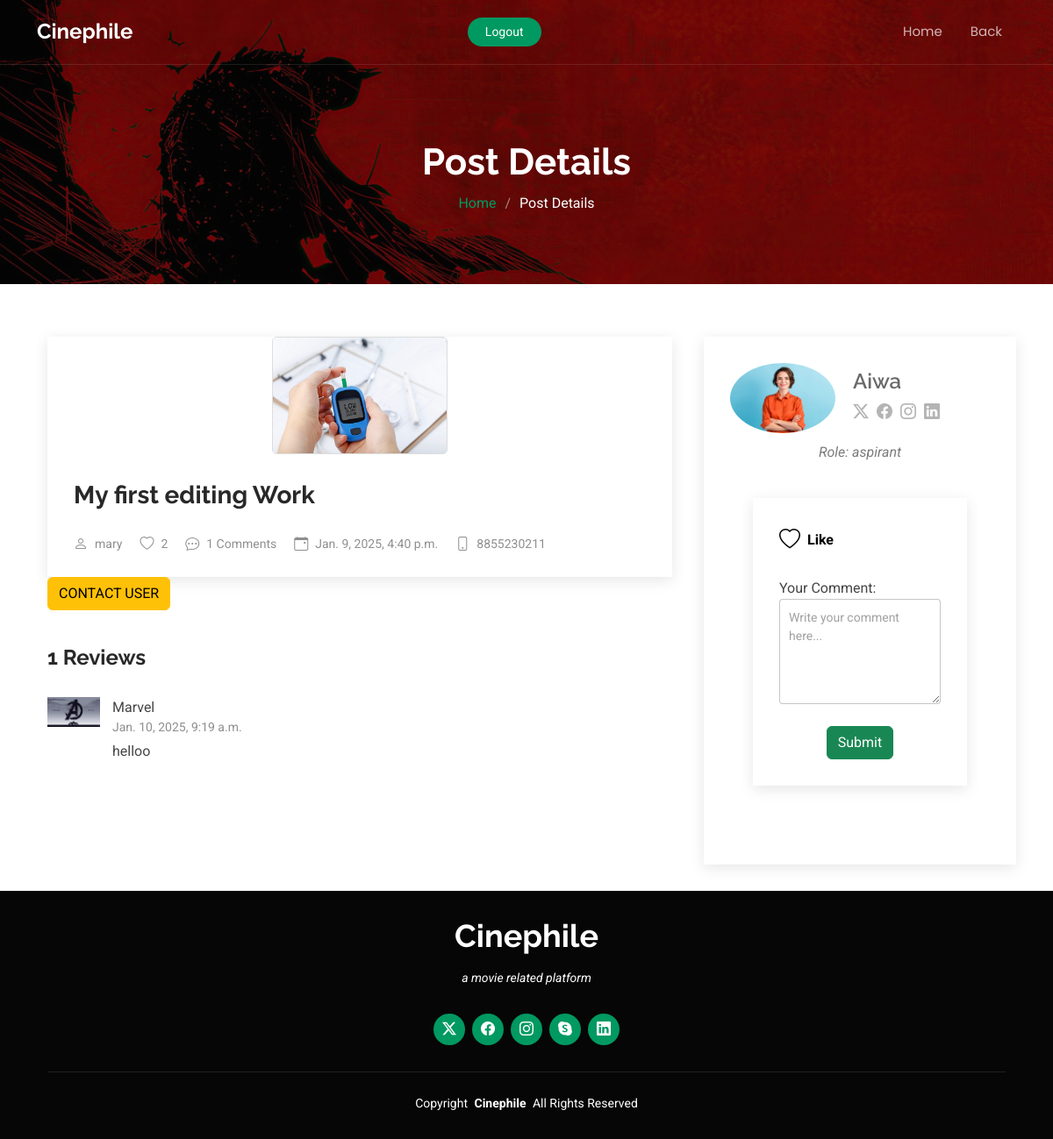
/agency_react/19 (signed in), run on an earlier commit of the app's database.
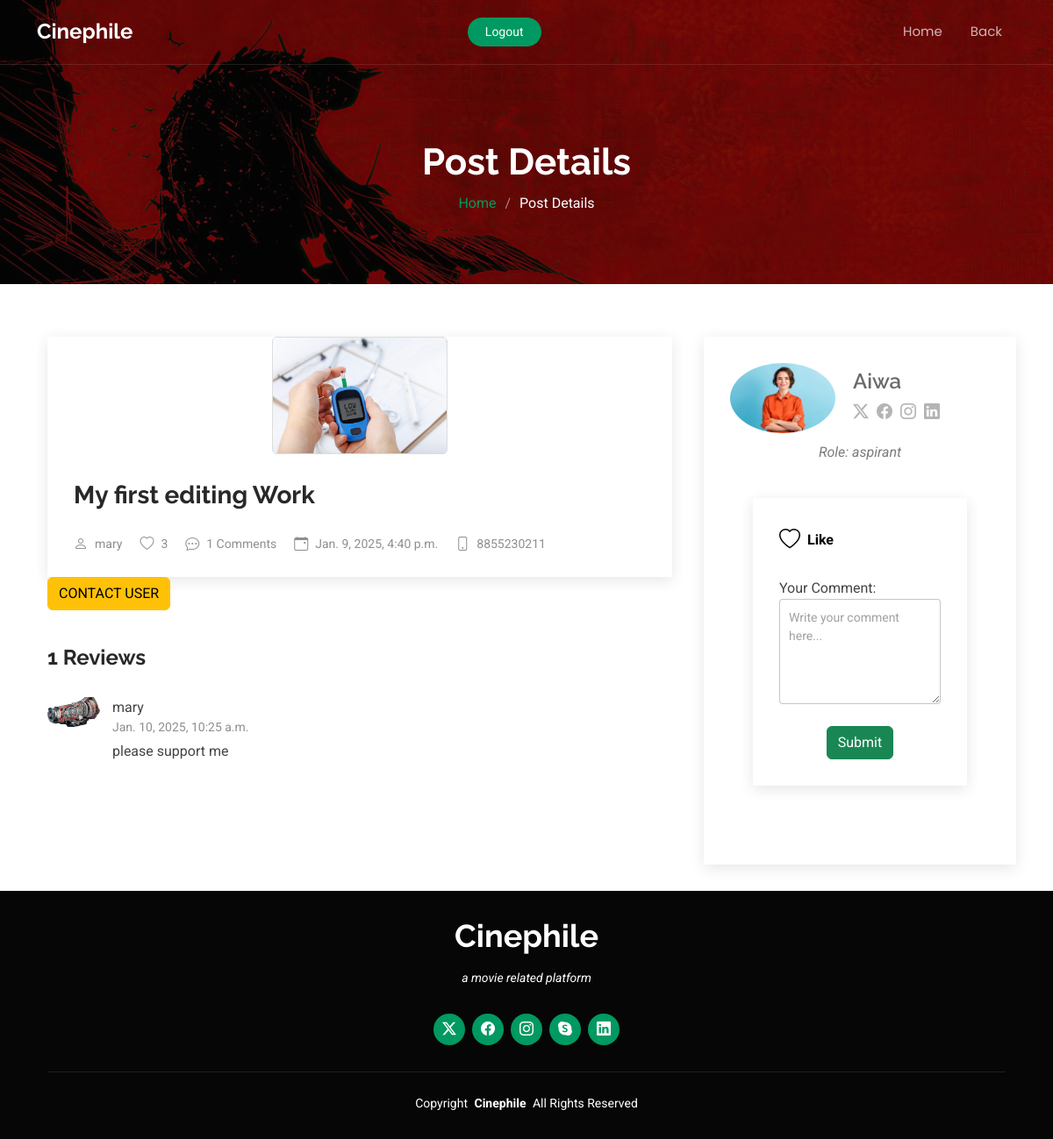
And on a later commit of the database.
### cinephile/models.py (models this page shows, shortened)
class Reactions(models.Model):
    post = models.ForeignKey(AspirantPosts, on_delete=models.CASCADE)
    user = models.ForeignKey(User, on_delete=models.CASCADE)
    like = models.BooleanField(default=False)
    comment = models.TextField(blank=True, null=True)
    is_commented = models.BooleanField(default=False)
    uploaded_at = models.DateTimeField(auto_now_add=True)

class User(AbstractUser):
    USER_ROLES = [
        ('critics', 'Critics'),
        ('aspirant', 'Aspirant'),
        ('agency', 'Agency'),
    ]
    mobile = models.CharField(max_length=15, blank=True, null=True)
    location = models.CharField(max_length=100, blank=True, null=True)
    role = models.CharField(max_length=10, choices=USER_ROLES, blank=True, null=True)
    image = models.ImageField(upload_to='profile_image/', blank=True, null=True)
    verification_status = models.BooleanField(default=False)

### cinephile/views.py (the view, shortened to what this page needs)
# urls.py: path('agency_react/<int:post_id>', views.agency_react, name='agency_react'),
@login_required
def agency_react(request, post_id):
    post = get_object_or_404(AspirantPosts, id=post_id)
    reactions = Reactions.objects.filter(post=post, is_commented=True)
    likes = Reactions.objects.filter(post=post, like=True).count()
    comments = Reactions.objects.filter(is_commented=True, post=post).count()
    self_reaction = Reactions.objects.filter(post=post, user=request.user).first()
    context = {'reactions': reactions, 'post': post, 'likes': likes, 'comments': comments, 'self_reaction': self_reaction}
    return render(request, 'agency_react.html', context)

### cinephile/models.py (called while the page is built)
    def get_file_type(self):
        extension = self.file.name.split('.')[-1].lower()
        if extension in ['jpg', 'jpeg', 'png', 'gif']:
            return 'image'
        elif extension in ['mp4', 'avi', 'mov']:
            return 'video'
        elif extension in ['doc', 'docx', 'pdf', 'xlsx']:
            return 'document'
        return 'other'

### templates/agency_react.html (shortened to what the changed rows need)
{% load static %}
<!DOCTYPE html>
<html lang="en">
<head>
  <link href="{% static 'assets/vendor/bootstrap/css/bootstrap.min.css' %}" rel="stylesheet">
  <link href="{% static 'assets/vendor/bootstrap-icons/bootstrap-icons.css' %}" rel="stylesheet">
  <link href="{% static 'assets/vendor/aos/aos.css' %}" rel="stylesheet">
  <link href="{% static 'assets/vendor/glightbox/css/glightbox.min.css' %}" rel="stylesheet">
  <link href="{% static 'assets/vendor/swiper/swiper-bundle.min.css' %}" rel="stylesheet">
  <link href="{% static 'assets/css/main.css' %}" rel="stylesheet">
</head>
<body class="blog-details-page">
  <header id="header" class="header d-flex align-items-center fixed-top">
    <div class="container position-relative d-flex align-items-center justify-content-between">
      <a href="" class="logo d-flex align-items-center me-auto me-xl-0">
        <h1 class="sitename">Cinephile</h1>
      </a>
    </div>
  </header>
  <main class="main">
    <div class="page-title dark-background" data-aos="fade" style="background-image: url(../static/assets/img/batman_fanart-wallpaper-2560x1080.jpg);">
      <div class="container position-relative">
        <h1>Post Details</h1>
      </div>
    </div>
    <div class="container">
      <div class="row">
        <div class="col-lg-8">
          <section id="blog-details" class="blog-details section" data-aos="fade-up">
            <div class="container">
              <article class="article">
                <h2 class="title">{{ post.description }}</h2>
                <div class="meta-top">
                  <ul>
                    <li class="d-flex align-items-center"><i class="bi bi-heart"></i> <a href="">{{ likes }}</a></li>
                  </ul>
                </div>
            </article>
            </div>
          </section>
          <section id="blog-comments" class="blog-comments section" data-aos="fade-up">
            <div class="container">
              {% for reaction in reactions %}
              <div id="comment-1" class="comment">
                <div class="d-flex">
                  <div class="comment-img"><img src="{{ reaction.user.image.url }}" alt=""></div>
                  <div>
                    <span>{{ reaction.user.username }}</span>
                    <time datetime="2020-01-01">{{ reaction.uploaded_at }}</time>
                    <p>
                     {{reaction.comment}}
                    </p>
                  </div>
                </div>
              </div>
              {% endfor %}
            </div>
          </section>
        </div>
      </div>
    </div>
  </main>
</body>
</html>

What changed in the data, as far as the page shows it:
removed Reactions: user.image (picture), user.username "Marvel", uploaded_at "Jan. 10, 2025, 9:19 a.m.", comment "helloo"
added Reactions: user.image (picture), user.username "mary", uploaded_at "Jan. 10, 2025, 10:25 a.m.", comment "please support me"
Also different on the page:
{{ likes }}: "2" → "3"
